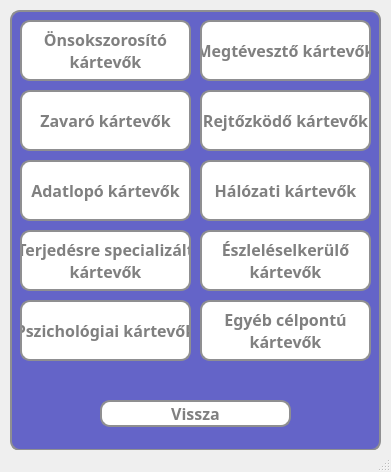
<?xml version="1.0" encoding="UTF-8"?>
<ui version="4.0">
 <class>learningGame</class>
 <widget class="QMainWindow" name="learningGame">
  <property name="geometry">
   <rect>
    <x>0</x>
    <y>0</y>
    <width>391</width>
    <height>472</height>
   </rect>
  </property>
  <property name="windowTitle">
   <string>Anyagok</string>
  </property>
  <widget class="QWidget" name="centralwidget">
   <widget class="QWidget" name="widget_2" native="true">
    <property name="geometry">
     <rect>
      <x>10</x>
      <y>10</y>
      <width>371</width>
      <height>441</height>
     </rect>
    </property>
    <property name="styleSheet">
     <string notr="true">* {
	background-color: rgb(100, 100, 200);
	border: 2px solid #8f8f91;
	border-radius: 10px;
	color: white;
	font-size: 16px;
	font-weight: bold;
}</string>
    </property>
    <widget class="QPushButton" name="selfReplicating">
     <property name="geometry">
      <rect>
       <x>10</x>
       <y>10</y>
       <width>171</width>
       <height>61</height>
      </rect>
     </property>
     <property name="font">
      <font>
       <family>Corbel</family>
       <pointsize>-1</pointsize>
       <bold>true</bold>
      </font>
     </property>
     <property name="styleSheet">
      <string notr="true">* {
	background-color: white;
	color: grey;
}

*:hover {
	background-color: rgb(120, 120, 220);
	color: white;
}</string>
     </property>
     <property name="text">
      <string>Önsokszorosító
kártevők</string>
     </property>
    </widget>
    <widget class="QPushButton" name="backButton">
     <property name="geometry">
      <rect>
       <x>90</x>
       <y>390</y>
       <width>191</width>
       <height>27</height>
      </rect>
     </property>
     <property name="font">
      <font>
       <family>Corbel</family>
       <pointsize>-1</pointsize>
       <bold>true</bold>
      </font>
     </property>
     <property name="styleSheet">
      <string notr="true">* {
	background-color: white;
	color: grey;
}

*:hover {
	background-color: rgb(120, 120, 220);
	color: white;
}</string>
     </property>
     <property name="text">
      <string>Vissza</string>
     </property>
    </widget>
    <widget class="QPushButton" name="deceptive">
     <property name="geometry">
      <rect>
       <x>190</x>
       <y>10</y>
       <width>171</width>
       <height>61</height>
      </rect>
     </property>
     <property name="font">
      <font>
       <family>Corbel</family>
       <pointsize>-1</pointsize>
       <bold>true</bold>
      </font>
     </property>
     <property name="styleSheet">
      <string notr="true">* {
	background-color: white;
	color: grey;
}

*:hover {
	background-color: rgb(120, 120, 220);
	color: white;
}</string>
     </property>
     <property name="text">
      <string>Megtévesztő kártevők</string>
     </property>
    </widget>
    <widget class="QPushButton" name="concealing">
     <property name="geometry">
      <rect>
       <x>190</x>
       <y>80</y>
       <width>171</width>
       <height>61</height>
      </rect>
     </property>
     <property name="font">
      <font>
       <family>Corbel</family>
       <pointsize>-1</pointsize>
       <bold>true</bold>
      </font>
     </property>
     <property name="styleSheet">
      <string notr="true">* {
	background-color: white;
	color: grey;
}

*:hover {
	background-color: rgb(120, 120, 220);
	color: white;
}</string>
     </property>
     <property name="text">
      <string>Rejtőzködő kártevők</string>
     </property>
    </widget>
    <widget class="QPushButton" name="nuisance">
     <property name="geometry">
      <rect>
       <x>10</x>
       <y>80</y>
       <width>171</width>
       <height>61</height>
      </rect>
     </property>
     <property name="font">
      <font>
       <family>Corbel</family>
       <pointsize>-1</pointsize>
       <bold>true</bold>
      </font>
     </property>
     <property name="styleSheet">
      <string notr="true">* {
	background-color: white;
	color: grey;
}

*:hover {
	background-color: rgb(120, 120, 220);
	color: white;
}</string>
     </property>
     <property name="text">
      <string>Zavaró kártevők</string>
     </property>
    </widget>
    <widget class="QPushButton" name="informationTheft">
     <property name="geometry">
      <rect>
       <x>10</x>
       <y>150</y>
       <width>171</width>
       <height>61</height>
      </rect>
     </property>
     <property name="font">
      <font>
       <family>Corbel</family>
       <pointsize>-1</pointsize>
       <bold>true</bold>
      </font>
     </property>
     <property name="styleSheet">
      <string notr="true">* {
	background-color: white;
	color: grey;
}

*:hover {
	background-color: rgb(120, 120, 220);
	color: white;
}</string>
     </property>
     <property name="text">
      <string>Adatlopó kártevők</string>
     </property>
    </widget>
    <widget class="QPushButton" name="networkBased">
     <property name="geometry">
      <rect>
       <x>190</x>
       <y>150</y>
       <width>171</width>
       <height>61</height>
      </rect>
     </property>
     <property name="font">
      <font>
       <family>Corbel</family>
       <pointsize>-1</pointsize>
       <bold>true</bold>
      </font>
     </property>
     <property name="styleSheet">
      <string notr="true">* {
	background-color: white;
	color: grey;
}

*:hover {
	background-color: rgb(120, 120, 220);
	color: white;
}</string>
     </property>
     <property name="text">
      <string>Hálózati kártevők</string>
     </property>
    </widget>
    <widget class="QPushButton" name="evading">
     <property name="geometry">
      <rect>
       <x>190</x>
       <y>220</y>
       <width>171</width>
       <height>61</height>
      </rect>
     </property>
     <property name="font">
      <font>
       <family>Corbel</family>
       <pointsize>-1</pointsize>
       <bold>true</bold>
      </font>
     </property>
     <property name="styleSheet">
      <string notr="true">* {
	background-color: white;
	color: grey;
}

*:hover {
	background-color: rgb(120, 120, 220);
	color: white;
}</string>
     </property>
     <property name="text">
      <string>Észleléselkerülő
kártevők</string>
     </property>
    </widget>
    <widget class="QPushButton" name="deliveryMechanism">
     <property name="geometry">
      <rect>
       <x>10</x>
       <y>220</y>
       <width>171</width>
       <height>61</height>
      </rect>
     </property>
     <property name="font">
      <font>
       <family>Corbel</family>
       <pointsize>-1</pointsize>
       <bold>true</bold>
      </font>
     </property>
     <property name="styleSheet">
      <string notr="true">* {
	background-color: white;
	color: grey;
}

*:hover {
	background-color: rgb(120, 120, 220);
	color: white;
}</string>
     </property>
     <property name="text">
      <string>Terjedésre specializált
kártevők</string>
     </property>
    </widget>
    <widget class="QPushButton" name="psychologicalBased">
     <property name="geometry">
      <rect>
       <x>10</x>
       <y>290</y>
       <width>171</width>
       <height>61</height>
      </rect>
     </property>
     <property name="font">
      <font>
       <family>Corbel</family>
       <pointsize>-1</pointsize>
       <bold>true</bold>
      </font>
     </property>
     <property name="styleSheet">
      <string notr="true">* {
	background-color: white;
	color: grey;
}

*:hover {
	background-color: rgb(120, 120, 220);
	color: white;
}</string>
     </property>
     <property name="text">
      <string>Pszichológiai kártevők</string>
     </property>
    </widget>
    <widget class="QPushButton" name="otherTargeted">
     <property name="geometry">
      <rect>
       <x>190</x>
       <y>290</y>
       <width>171</width>
       <height>61</height>
      </rect>
     </property>
     <property name="font">
      <font>
       <family>Corbel</family>
       <pointsize>-1</pointsize>
       <bold>true</bold>
      </font>
     </property>
     <property name="styleSheet">
      <string notr="true">* {
	background-color: white;
	color: grey;
}

*:hover {
	background-color: rgb(120, 120, 220);
	color: white;
}</string>
     </property>
     <property name="text">
      <string>Egyéb célpontú
kártevők</string>
     </property>
    </widget>
   </widget>
  </widget>
  <widget class="QStatusBar" name="statusbar"/>
 </widget>
 <resources/>
 <connections/>
</ui>
